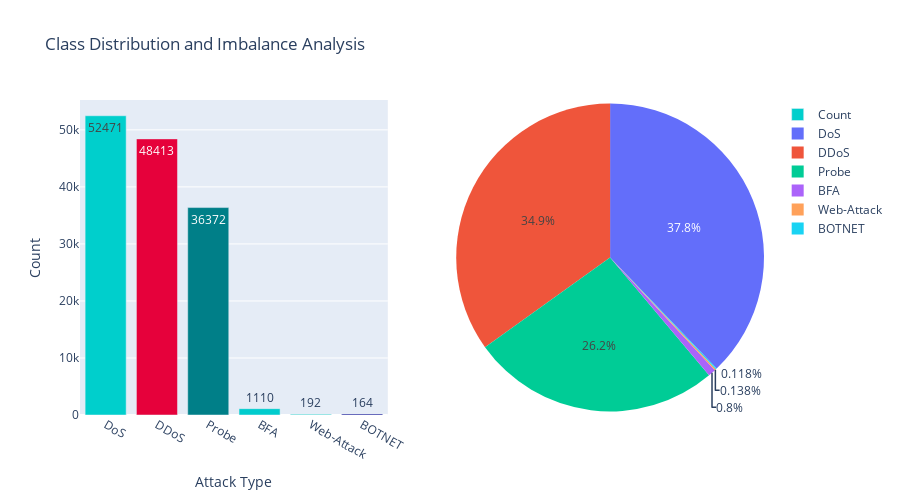

Notebook source saved alongside this figure:
### Markdown cell above
# Section 6: Class Distribution and Imbalance Analysis

Detailed analysis of class imbalance and minority class characteristics.

### Code cell
if df is not None and not df.empty and 'Label' in df.columns:
    print("\n" + "=" * 80)
    print("CLASS IMBALANCE ANALYSIS")
    print("=" * 80)
    
    label_dist = df['Label'].value_counts().sort_values(ascending=False)
    label_pct = 100 * df['Label'].value_counts(normalize=True).sort_values(ascending=False)
    
    imbalance_ratio = label_dist.max() / label_dist.min()
    print(f"\nClass Imbalance Ratio (Max/Min): {imbalance_ratio:.2f}")
    print(f"\nClass Distribution:")
    for label, count in label_dist.items():
        pct = label_pct[label]
        print(f"  {label:15s}: {count:7,d} ({pct:6.2f}%) {'█' * int(pct/2)}")
    
    # Visualizations
    fig = make_subplots(rows=1, cols=2, specs=[[{'type': 'bar'}, {'type': 'pie'}]])
    
    # Bar chart
    fig.add_trace(
        go.Bar(x=label_dist.index, y=label_dist.values, marker_color=colors[:len(label_dist)],
               text=label_dist.values, textposition='auto', name='Count'),
        row=1, col=1
    )
    fig.update_xaxes(title_text='Attack Type', row=1, col=1)
    fig.update_yaxes(title_text='Count', row=1, col=1)
    
    # Pie chart
    fig.add_trace(
        go.Pie(labels=label_dist.index, values=label_dist.values, name='Percentage'),
        row=1, col=2
    )
    
    fig.update_layout(title_text='Class Distribution and Imbalance Analysis', 
                     height=500, showlegend=True)
    fig.show()
    
    # Stacked bar by data split
    print("\n✓ Class distribution analysis complete")

### Figure 1 — Plotly figure (JSON) as saved in the notebook; plotly's stock layout.template omitted (floating-point values rounded to 4 significant figures)
{"data": [{"marker": {"color": ["#00cfcc", "#e6013b", "#007f88", "#00cccd", "#69e0da", "darkblue"]}, "name": "Count", "text": [52470.0, 48410.0, 36370.0, 1110.0, 192.0, 164.0], "textposition": "auto", "type": "bar", "x": ["DoS", "DDoS ", "Probe", "BFA", "Web-Attack", "BOTNET"], "xaxis": "x", "y": [52471, 48413, 36372, 1110, 192, 164], "yaxis": "y"}, {"domain": {"x": [0.55, 1], "y": [0, 1]}, "labels": ["DoS", "DDoS ", "Probe", "BFA", "Web-Attack", "BOTNET"], "name": "Percentage", "type": "pie", "values": [52471, 48413, 36372, 1110, 192, 164]}], "layout": {"height": 500, "showlegend": true, "title": {"text": "Class Distribution and Imbalance Analysis"}, "xaxis": {"anchor": "y", "domain": [0, 0.45], "title": {"text": "Attack Type"}}, "yaxis": {"anchor": "x", "domain": [0, 1], "title": {"text": "Count"}}}}
